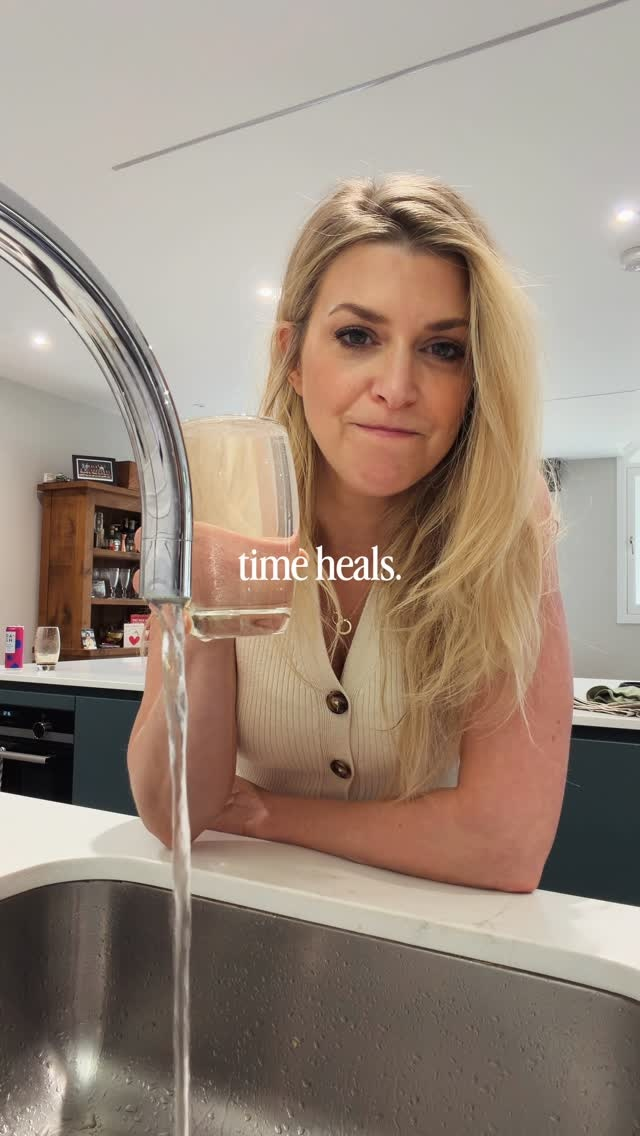
#> input picture scratch/annawilliamson_raw_src.jpg, 640 x 1136 px
$ python -i test_fast_extractor.py   (imports and definitions only)   (older library calls are emulated)
#> lines starting #> are read from the running program, lines starting #| are printed output that depends on the picture; after the words box and inside, x2 and y2 are one past the last pixel; in counts of white or black regions, pixels touching at a corner belong together
#> further down, picture is the input picture: shape (1136, 640, 3); mean B, G, R 124.3, 138, 154.8
import asyncio
import os
import re
import sqlite3
import cv2
import numpy as np
import requests
import time
from playwright.async_api import async_playwright

MODEL_PATH = "models/face_detection_yunet_2023mar.onnx"
# [1 line that did not run here, left out]

def check_play_button(img):
    if img is None or img.size == 0: return False
    h, w = img.shape[:2]
#> h = 1136; w = 640
    ch, cw = h // 2, w // 2
#> ch = 568; cw = 320
    rh, rw = int(h * 0.30), int(w * 0.30)
#> rh = 340; rw = 192
    roi = img[max(0, ch - rh//2):min(h, ch + rh//2), max(0, cw - rw//2):min(w, cw + rw//2)]
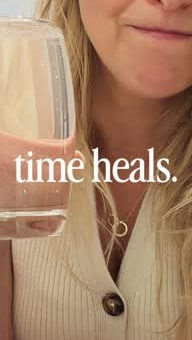
#> roi: shape (340, 192, 3); mean B, G, R 105.3, 132.9, 168.8
    if roi.size == 0: return False
    gray = cv2.cvtColor(roi, cv2.COLOR_BGR2GRAY)
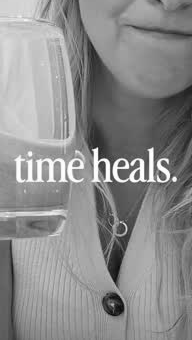
#> gray: shape (340, 192); min 9, max 255, mean 140.5
    white_mask = (gray > 238).astype(np.uint8) * 255
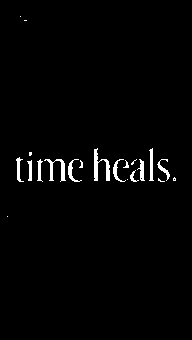
#> white_mask: shape (340, 192); 1.8% white; 21 white regions (9 under 20 px)
    contours, _ = cv2.findContours(white_mask, cv2.RETR_EXTERNAL, cv2.CHAIN_APPROX_SIMPLE)
#> contours = 21 contours, 10 with area under 20; largest, box (x1, y1, x2, y2) and area: (94, 148, 110, 181) 148, (44, 159, 66, 182) 114, (149, 148, 154, 181) 64, (137, 159, 145, 181) 58, (68, 159, 82, 182) 58
    for cnt in contours:
        area = cv2.contourArea(cnt)
        if area > 80:
            peri = cv2.arcLength(cnt, True)
            approx = cv2.approxPolyDP(cnt, 0.08 * peri, True)
            if len(approx) == 3 or (len(approx) <= 5 and area > 200):
                return True
#> this loop made 21 passes
#> (area, peri, approx) on pass 19: (147.5, 137.4, [[94, 149], [94, 180], [102, 159], [109, 180]])
#> (area, peri) on pass 14: (113.5, 125.4)
    return False

# [61 lines left out: function extract_best_video_screenshot, not called in this run]

# [53 lines not run here, left out]

>>> import cv2
>>> picture = cv2.imread('annawilliamson_raw_src.jpg')
>>> result = check_play_button(picture)
#> result = False
